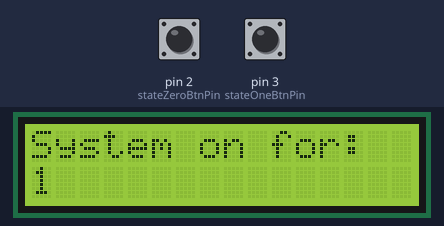
A sketch run on a simulated Arduino Uno, built with avr-gcc and run on an emulated ATmega328P. On the bench: 16×2 character LCD. The inputs (shaded band) are chosen by the test bench; at power-on: pin 3 (stateOneBtnPin) HIGH, pin 2 (stateZeroBtnPin) HIGH.

Above: at 1.2 s.
1.3 s: pin 3 (stateOneBtnPin) pulled LOW for 0.15 s
At 1.35 s:
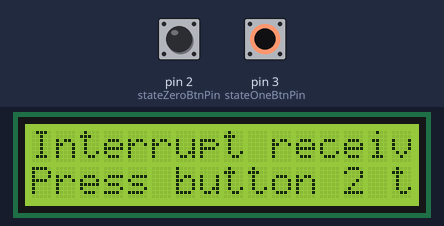
2.0 s: pin 2 (stateZeroBtnPin) pulled LOW for 0.15 s
At 2.7 s:
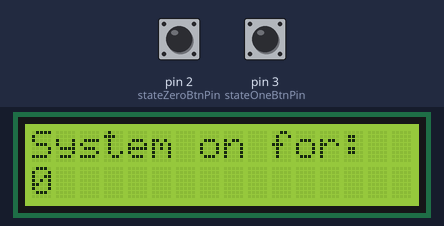
5.1 s: pin 3 (stateOneBtnPin) pulled LOW for 1 s
At 5.15 s:
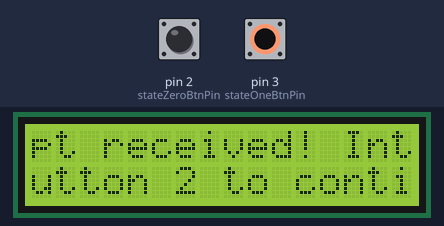
6.7 s: pin 2 (stateZeroBtnPin) pulled LOW for 1 s
At 9.2 s:
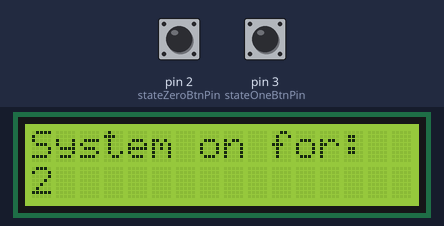
10.7 s: pin 3 (stateOneBtnPin) pulled LOW for 0.15 s
At 10.75 s:
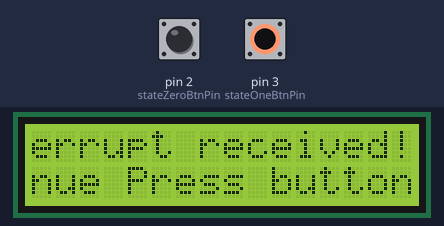

Measured:
- after the input at 1.3 s, the display: changes at once (image 1)
- after the input at 2.0 s, the display: changes at once (image 2)
- after the input at 5.1 s, the display: changes at once (image 3)
- after the input at 6.7 s, the display: first changes at once (image 4 shows a later state)
- after the input at 10.7 s, the display: first differs from a run without the input at once (image 5)
- what the display in image 4 shows lasts 1.0 s, from 8.7 s to 9.7 s

The sketch:

rmeji3Lab8.ino
```cpp
/*
// Rafael Mejia, 679124181 rmeji3
// Lab 8
// Description - Write an Arduino program using Interrupt Service Routines (ISRs) to toggle between two states on a 16x2
  LCD display triggered by two buttons. In State 0, the display shows "System on for X seconds" with time updating continuously,
  while pressing Button 1 switches to State 1, displaying "Interrupt received!" and a scrolling message.
  Pressing Button 2 in State 1 resets the timer to 0 and switches back to State 0, but pressing it in State 0 does nothing.
// References - https://docs.arduino.cc/learn/electronics/lcd-displays/
 	https://www.arduino.cc/reference/tr/language/functions/external-interrupts/attachinterrupt/

 */
#include <LiquidCrystal.h>


LiquidCrystal lcd(12, 11, 5, 4, 7, 6);


unsigned long previousMillis = 0;

const long secondsInterval = 1000;

const int stateZeroBtnPin = 2;
const int stateOneBtnPin = 3;
char bottomText[30];
char topText[21];

int shouldClear = 0;

int topScrollIndex = 0;
int bottomScrollIndex = 0;

unsigned long btnTime = 0;
int state = 0;
int scrollIndex = 0;
void setup()
{
  lcd.begin(16, 2);
  pinMode(stateZeroBtnPin, INPUT_PULLUP);
  pinMode(stateOneBtnPin, INPUT_PULLUP);


}

void loop()
{
  unsigned long currentMillis = millis();

  if(shouldClear){
    lcd.clear();
    shouldClear = 0;

  }
  attachInterrupt(digitalPinToInterrupt(stateZeroBtnPin), changeStateZero, CHANGE);
  attachInterrupt(digitalPinToInterrupt(stateOneBtnPin), changeStateOne, CHANGE);
  if(state == 0){
    lcd.setCursor(0,0);
    lcd.print("System on for:");

    lcd.setCursor(0,1);
    lcd.print((millis() - btnTime)/1000);


  }else if(state == 1){
      lcd.setCursor(0, 0);
      sprintf(topText, "Interrupt received! ");
      sprintf(bottomText, "Press button 2 to continue ");

      unsigned long currentMillis = millis();

    if (currentMillis - previousMillis >= 100) {
        previousMillis = currentMillis;
        lcd.setCursor(0, 0);
        for (int i = 0; i < 16; i++) {
            lcd.print(topText[(topScrollIndex + i) % strlen(topText)]);
        }
        topScrollIndex = (topScrollIndex + 1) % strlen(topText);

        lcd.setCursor(0, 1);
        for (int i = 0; i < 16; i++) {
            lcd.print(bottomText[(bottomScrollIndex + i) % strlen(bottomText)]);
        }
        bottomScrollIndex = (bottomScrollIndex + 1) % strlen(bottomText);
   }
  }

}
void changeStateZero(){
  if(state != 0){
      state = 0;
      shouldClear = 1;
    btnTime = millis();

  }
}
void changeStateOne(){
  if(state != 1){
    state = 1;
    shouldClear = 1;
  }
}
```
